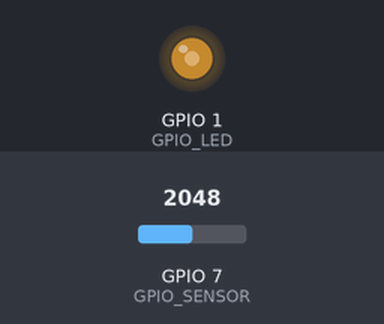
This sketch was run on a simulated ESP32. Parts: output pins drawn as LEDs (lit = HIGH). The inputs (shaded band) are chosen by the test bench; at power-on: GPIO 7 (GPIO_SENSOR) = 2048.

Above: at 1.2 s.
1.3 s: GPIO 7 (GPIO_SENSOR) set to 1228
At 2.3 s:
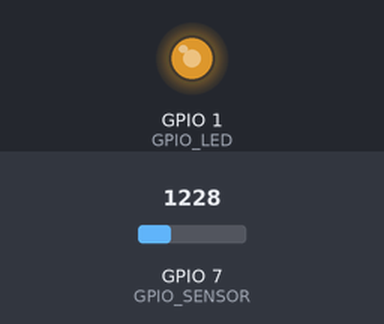
2.8 s: GPIO 7 (GPIO_SENSOR) set to 491
At 3.5 s:
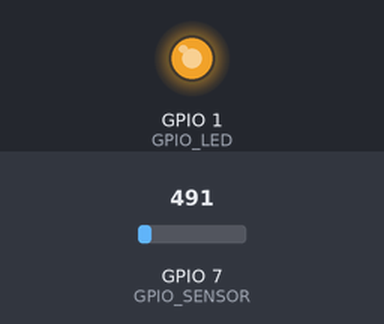
4.3 s: GPIO 7 (GPIO_SENSOR) set to 3603
At 4.6 s:
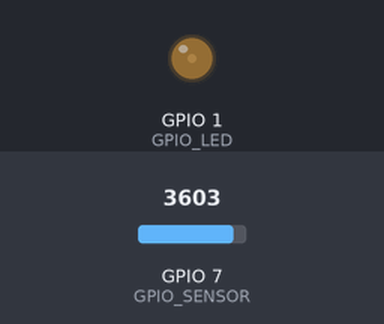
5.8 s: GPIO 7 (GPIO_SENSOR) set to 4095
At 7.0 s:
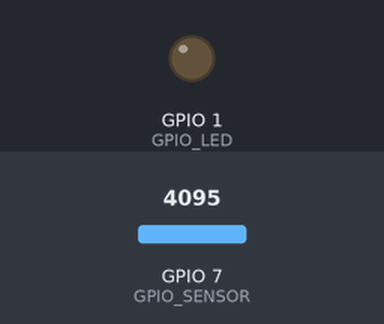
Timing chart, 0 to 8.3 s (numbered marks = the images above; inputs shaded):
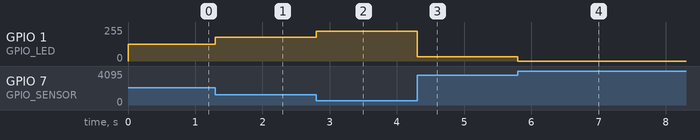

Measured:
- after the input at 1.3 s, GPIO 1 (GPIO_LED): 127/255 → 178/255 at once
- after the input at 2.8 s, GPIO 1 (GPIO_LED): 178/255 → 224/255 at once
- after the input at 4.3 s, GPIO 1 (GPIO_LED): 224/255 → 31/255 at once
- after the input at 5.8 s, GPIO 1 (GPIO_LED): 31/255 → 0/255 at once

The sketch:

Lab2Part3.ino
```cpp
//Filename: Lab2Par3.ino
//Author: Sung-Po Chang
//Date: 04/25/2026
//Description: Controlling Peripherals with a Photoresistor
//Version: 1.0

#define GPIO_LED 1
#define GPIO_SENSOR 7

// LEDC PWM
const int pwmChannel = 0;
const int freq = 5000;       // 5000 Hz
const int resolution = 12;   // 12-bit ADC

void setup() {
  // 1. LEDC
  // ledcSetup(pwmChannel, freq, resolution);  //Version < 3.0

  // 2. LED pin to PWM channel
  // ledcAttachPin(GPIO_LED, pwmChannel);  //Version < 3.0

  ledcAttach(GPIO_LED, freq, resolution);   //Version > 3.0
}

void loop() {
  // 3. read 12-bit ADC, 0 to 4095
  int lightRaw = analogRead(GPIO_SENSOR);

  // 4.
  // brighter light -> higher voltage -> higher lightRaw
  // When env brighter, LED is darker, vice versa
  // Use 4095 - lightRaw to implement
  int brightness = 4095 - lightRaw;
  if (brightness < 0) brightness = 0;

  // 5. output PWM
  ledcWrite(GPIO_LED, brightness);
}
```
